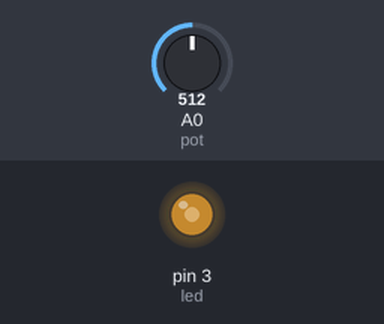
The sketch below on a simulated Arduino Uno, built with avr-gcc and run on an emulated ATmega328P. On the bench: output pins drawn as LEDs (lit = HIGH). The inputs (shaded band) are chosen by the test bench; at power-on: A0 (pot) = 512.

Above: at 1.2 s.
1.3 s: A0 (pot) set to 716
At 2.1 s:
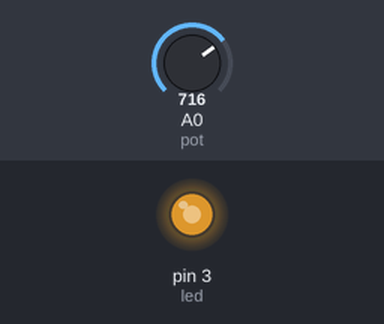
2.8 s: A0 (pot) set to 900
At 3.2 s:
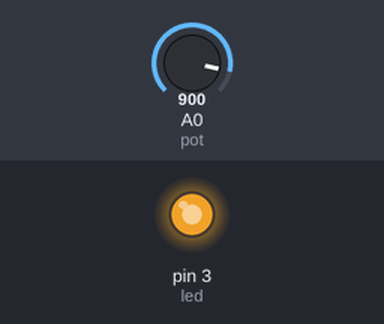
4.3 s: A0 (pot) set to 122
At 5.5 s:
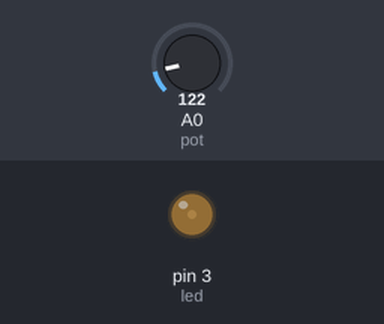
5.8 s: A0 (pot) set to 0
At 6.7 s:
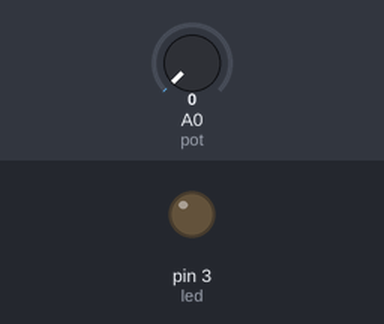
7.3 s: A0 (pot) set to 511
At 7.9 s:
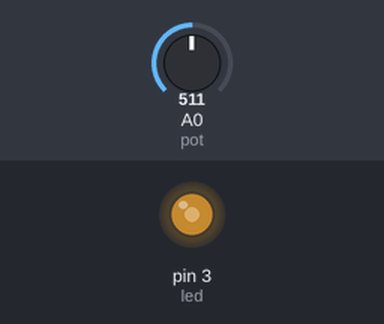
Timing chart, 0 to 9.8 s (numbered marks = the images above; inputs shaded):
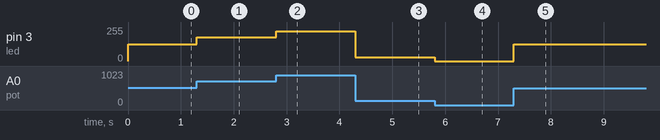

Measured:
- after the input at 1.3 s, pin 3 (led): 127/255 → 178/255 at once
- after the input at 2.8 s, pin 3 (led): 178/255 → 224/255 at once
- after the input at 4.3 s, pin 3 (led): 224/255 → 30/255 at once
- after the input at 5.8 s, pin 3 (led): 30/255 → 0/255 at once
- after the input at 7.3 s, pin 3 (led): 0/255 → 127/255 at once

The sketch:

01.1-funcao_map1.ino
```cpp
// C++ code

// Funçao Map

#define led 3
#define pot A0
//potenciomentro na porta analogica 0
//lem portas analogicas leem de 0 ate 1023
//enquanto as PWM de 0 a 255

void setup(){
  pinMode(led, OUTPUT);
  pinMode(pot, INPUT);
}

void loop(){
  //vamos tentar relacionar as duas portas
  //lendo o valor da porta analogica pot
  //e escrevendo esse valor dividido por 4 na led
  //para que o led varie a intensidade de luz de acordo com a variaçao do potenciometro
  //ja que a relaçao entre a analogica e pwm é de 1/4
  //analogWrite(led, analogRead(pot)/4);

  // Usando Map
  // o map faz essa relaçao entre as portas automaticamente
  analogWrite(led, map(analogRead(pot), 0, 1023, 0, 255));
  // sintaxe do map
  // map(leitura, min_val_entrada, max_val_entrada,
  // min_val_saida, min_val_saida);
  // map vai ler o valor do potenciometro que é porta analogica
  // e entao os minimos e maximos valores das portas analogicas sao passados
  //esses sao valores de entrada
  // e os minimos e maximos valores das portas pwm sao os ultimos parametros
  //esses sao os valores de saida
  //o map vai ler os valores de entrada e retornar valores proporcionais na escala dos de saida
  //map é bastante usado para usar diferentes funçoes
  //para cada faixa de dados recebidos por um sensor por exemplo
}
```
